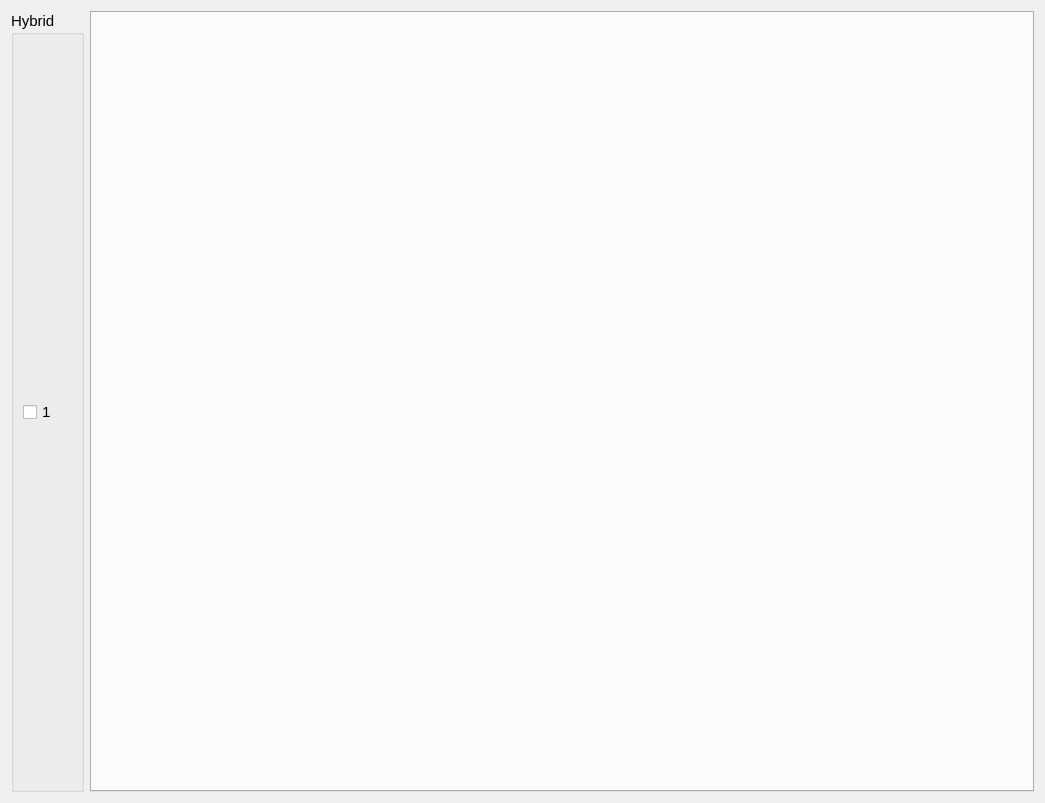
<?xml version="1.0" encoding="UTF-8"?>
<ui version="4.0">
 <class>hdmi_window</class>
 <widget class="QWidget" name="hdmi_window">
  <property name="geometry">
   <rect>
    <x>0</x>
    <y>0</y>
    <width>1045</width>
    <height>803</height>
   </rect>
  </property>
  <property name="windowTitle">
   <string>Form</string>
  </property>
  <layout class="QGridLayout" name="gridLayout">
   <item row="0" column="1">
    <widget class="QTabWidget" name="tabWidget">
     <property name="font">
      <font>
       <family>Arial</family>
       <pointsize>11</pointsize>
      </font>
     </property>
     <property name="currentIndex">
      <number>-1</number>
     </property>
    </widget>
   </item>
   <item row="0" column="0">
    <widget class="QGroupBox" name="groupBox">
     <property name="font">
      <font>
       <family>Arial</family>
       <pointsize>11</pointsize>
      </font>
     </property>
     <property name="title">
      <string>Hybrid</string>
     </property>
     <layout class="QVBoxLayout" name="verticalLayout">
      <item>
       <widget class="QCheckBox" name="Box_hybrid1">
        <property name="text">
         <string>1</string>
        </property>
       </widget>
      </item>
     </layout>
    </widget>
   </item>
  </layout>
 </widget>
 <resources/>
 <connections/>
</ui>
